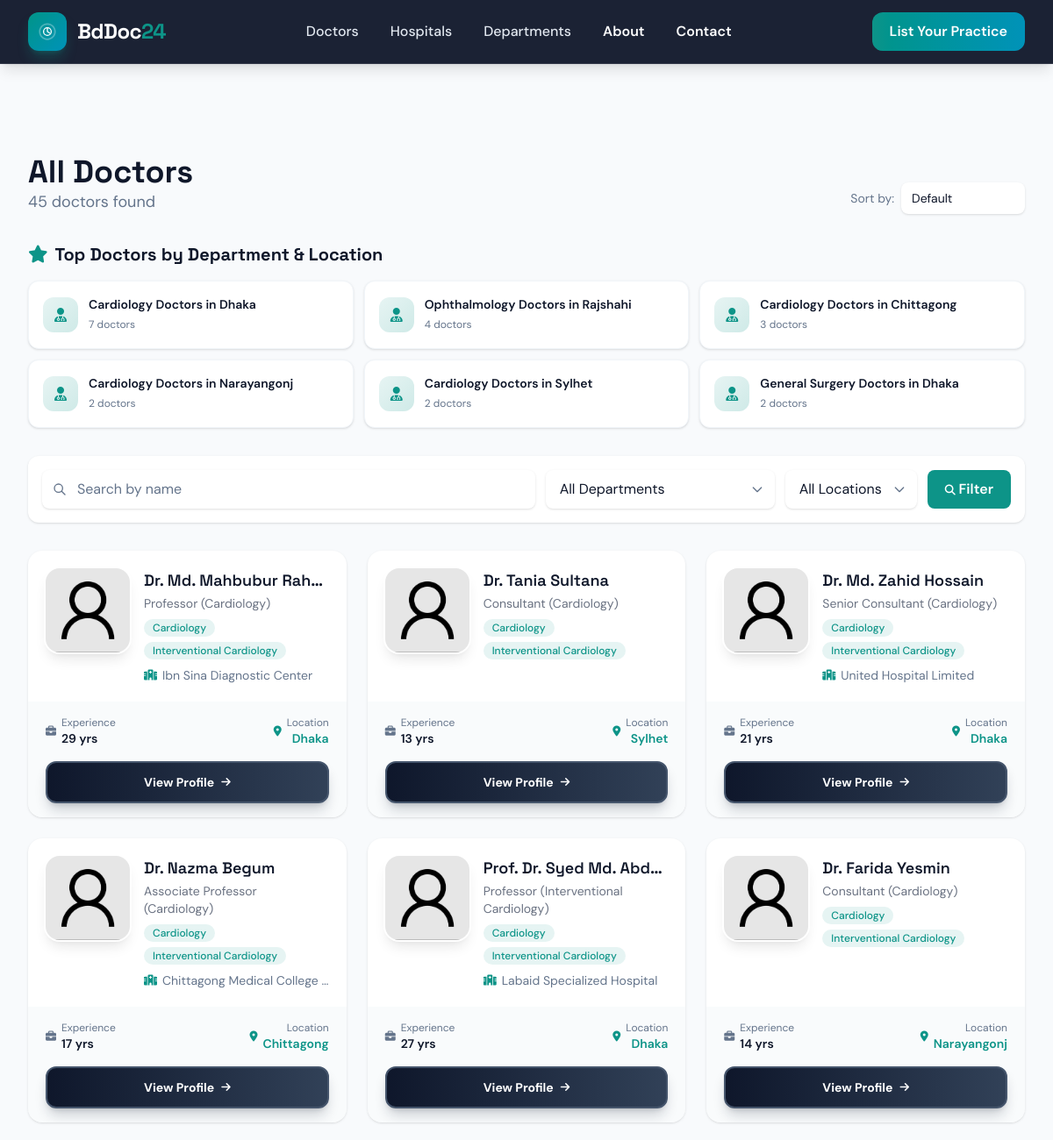
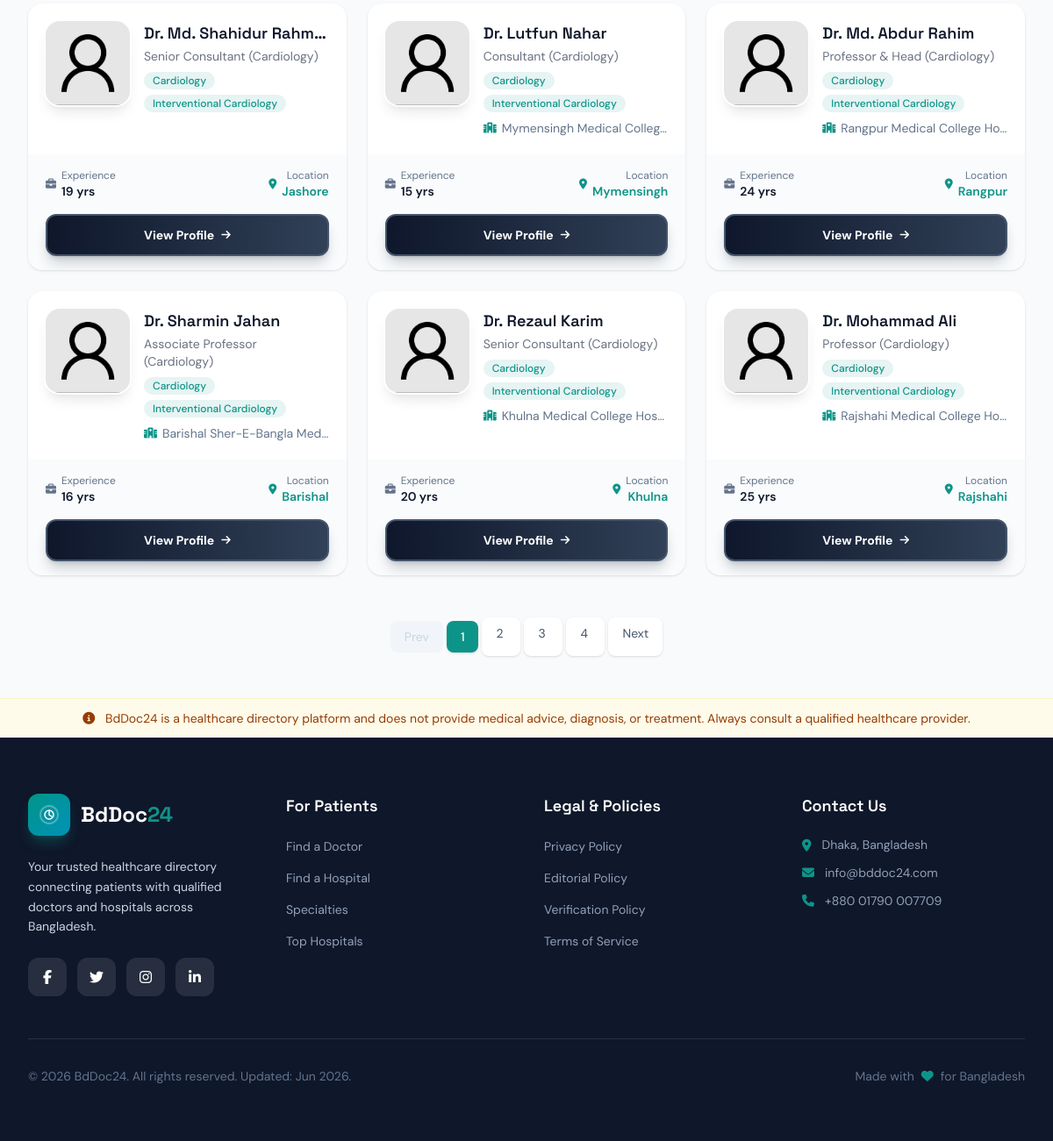
The app's page /doctors/ with its own data (2 pictures, top to bottom).
### doctorProfile/models.py (models this page shows, shortened)
class Doctor(models.Model):
    name = models.CharField(max_length=100, db_index=True)
    location = models.ForeignKey(Location, on_delete=models.SET_NULL, null=True, blank=True)
    designation = models.CharField(max_length=100)
    profile_picture = models.ImageField(upload_to='doctors/', null=True, blank=True)
    qualifications = models.CharField(max_length=255)
    experience_years = models.PositiveIntegerField(null=True, blank=True, db_index=True)
    updated_at = models.DateTimeField(auto_now=True, null=True)
    about = RichTextField(config_name='default')
    specialties = models.ManyToManyField(Specialty, blank=True)
    hospital = models.ForeignKey(Hospital, on_delete=models.SET_NULL, null=True, blank=True, related_name='doctors',)
    slug = models.SlugField(max_length=255, unique=True, blank=True, help_text="URL-friendly identifier for the doctor.")
    class Meta:
        ordering = ['-id']
    def get_profile_picture_url(self):
        if self.profile_picture and hasattr(self.profile_picture, 'url'):
            return self.profile_picture.url
        return static('images/default_doctor.jpg')

class Specialty(models.Model):
    name = models.CharField(max_length=100, unique=True, db_index=True)
    slug = models.SlugField(max_length=100, unique=True, blank=True)
    department = models.ManyToManyField(Department, blank=True, related_name="specialties")
    class Meta:
        ordering = ['name']
        verbose_name_plural = 'Specialties'

class Hospital(models.Model):
    name = models.CharField(max_length=200, db_index=True)
    slug = models.SlugField(unique=True, max_length=255, blank=True)
    location = models.ForeignKey(Location, on_delete=models.SET_NULL, null=True, blank=True)
    address = models.TextField(blank=True, null=True)
    contact_numbers = models.TextField(
        blank=True,
        null=True,
        help_text="Store multiple contact numbers separated by commas"
    )
    diagnosis = models.TextField(blank=True, null=True)
    facilities = models.TextField(blank=True, null=True)
    image = models.ImageField(upload_to='records/images/', blank=True, null=True)
    updated_at = models.DateTimeField(auto_now=True, db_index=True)
    about = models.TextField(blank=True, null=True)
    index_status = models.BooleanField(default=False, db_index=True, help_text="Allow search engines to index this page")
    class Meta:
        ordering = ['-updated_at']
        verbose_name_plural = 'Hospitals'

class Location(models.Model):
    name = models.CharField(max_length=200, unique=True, db_index=True)
    slug = models.SlugField(unique=True, blank=True)
    class Meta:
        ordering = ['name']
        verbose_name_plural = 'Locations'

### doctorProfile/views.py (the view)
# urls.py: path('doctors/', views.doctor_list_view, name='doctor_list'),
def doctor_list_view(request):
    department_slug = request.GET.get('department', '')
    specialty_slug = request.GET.get('specialty', '')
    location_slug = request.GET.get('location', '')
    name_query = request.GET.get('name', '')
    sort = request.GET.get('sort', '')
    doctors = Doctor.objects.select_related('hospital', 'location').prefetch_related('specialties').annotate(
        avg_rating=Avg('reviews__rating'),
        review_count=Count('reviews')
    )
    order_map = {
        'rating': '-avg_rating',
        'experience': '-experience_years',
        'name': 'name',
    }
    doctors = doctors.order_by(order_map.get(sort, '-id'))
    if specialty_slug:
        doctors = doctors.filter(specialties__slug=specialty_slug).distinct()
    if department_slug:
        doctors = doctors.filter(specialties__department__slug=department_slug).distinct()
    if location_slug:
        doctors = doctors.filter(location__slug=location_slug)
    if name_query:
        doctors = doctors.filter(name__icontains=name_query)
    paginator = Paginator(doctors, 12)
    page_number = request.GET.get('page')
    page_obj = paginator.get_page(page_number)
    total_doctors = paginator.count
    cache_key = 'doctor_filter_dropdowns'
    filter_data = cache.get(cache_key)
    if not filter_data:
        filter_data = {
            'locations': list(Location.objects.all().order_by('name')),
            'departments': list(Department.objects.annotate(
                doctor_count=Count('specialties__doctor', distinct=True)
            ).filter(doctor_count__gt=0).order_by('name')),
        }
        cache.set(cache_key, filter_data, CACHE_TTL)
    cache_key = 'top_dept_locations'
    top_dept_locations = cache.get(cache_key)
    if not top_dept_locations:
        top_dept_locations = list(
            Doctor.objects.values(
                dept_slug=F('specialties__department__slug'),
                dept_name=F('specialties__department__name'),
                loc_slug=F('location__slug'),
                loc_name=F('location__name'),
            ).annotate(
                count=Count('id', distinct=True)
            ).filter(
                specialties__department__isnull=False,
                location__isnull=False
            ).order_by('-count')[:6]
        )
        cache.set(cache_key, top_dept_locations, CACHE_TTL)
    context = {
        'page_obj': page_obj,
        'doctors': page_obj.object_list,
        'locations': filter_data['locations'],
        'departments': filter_data['departments'],
        'top_dept_locations': top_dept_locations,
        'selected_department': department_slug,
        'selected_location': location_slug,
        'name_query': name_query,
        'sort': sort,
        'total_doctors': total_doctors,
    }
    return render(request, 'profiles/doctor_list.html', context)

### templates/profiles/doctor_list.html (shortened to what this page needs)
{% extends 'base_new.html' %}
{% load static %}
{% load humanize %}
{% block content %}
<main class="flex-grow pt-16">
  <section class="py-12 bg-bg">
    <div class="max-w-7xl mx-auto px-4 sm:px-6 lg:px-8">
      <div class="flex flex-col sm:flex-row sm:items-end sm:justify-between gap-2 mb-8">
        <div>
          <h1 class="font-display font-bold text-3xl sm:text-4xl text-fg">All Doctors</h1>
          <p class="text-muted text-lg">{{ total_doctors|intcomma }} doctors found</p>
        </div>
        <div class="flex items-center gap-2">
          <label for="sort-select" class="text-sm text-muted whitespace-nowrap">Sort by:</label>
          <select id="sort-select" name="sort" class="px-3 py-2 rounded-lg bg-white shadow-sm text-fg text-sm appearance-none cursor-pointer focus:outline-none focus:ring-2 focus:ring-accent/30">
            <option value="">Default</option>
          </select>
        </div>
      </div>
      {% if top_dept_locations %}
      <div class="mb-8">
        <h2 class="font-display font-bold text-xl text-fg mb-4 flex items-center gap-2">
          <i class="fas fa-star text-accent"></i>
          Top Doctors by Department & Location
        </h2>
        <div class="grid grid-cols-1 sm:grid-cols-2 lg:grid-cols-3 gap-3">
          {% for combo in top_dept_locations %}
          <a href="{% url 'top_doctors_department_location' department=combo.dept_slug location=combo.loc_slug %}"
             class="bg-white rounded-xl p-4 shadow-sm border border-slate-100 hover:border-accent hover:shadow-md transition-all group flex items-center gap-3">
            <div class="w-10 h-10 rounded-xl bg-gradient-to-br from-accent/10 to-accent/20 flex items-center justify-center flex-shrink-0 group-hover:from-accent group-hover:to-cyan-600 transition-all">
              <i class="fas fa-user-md text-accent group-hover:text-white transition-colors"></i>
            </div>
            <div class="min-w-0">
              <span class="font-semibold text-fg text-sm group-hover:text-accent transition-colors block truncate">
                {{ combo.dept_name }} Doctors in {{ combo.loc_name }}
              </span>
              <span class="text-xs text-muted">{{ combo.count }} doctors</span>
            </div>
          </a>
          {% endfor %}
        </div>
      </div>
      {% endif %}
      <form method="get" class="flex flex-wrap sm:flex-nowrap gap-2 sm:gap-3 mb-6 sm:mb-8 bg-card p-3 sm:p-4 rounded-xl shadow-sm items-center">
        <div class="flex-1 min-w-[120px] sm:min-w-[180px] w-full sm:w-auto relative">
          <input id="doctor-name-search" type="text" name="name" value="{{ name_query }}" placeholder="Search by name" class="w-full pl-10 pr-4 py-2.5 rounded-lg bg-white shadow-sm text-fg placeholder:text-muted focus:outline-none focus:ring-2 focus:ring-accent/30 text-base">
          <svg class="absolute left-3 top-1/2 -translate-y-1/2 w-4 h-4 text-muted" fill="none" stroke="currentColor" viewBox="0 0 24 24"><path stroke-linecap="round" stroke-linejoin="round" stroke-width="2" d="M21 21l-6-6m2-5a7 7 0 11-14 0 7 7 0 0114 0z"/></svg>
        </div>
        <div class="min-w-[120px] sm:min-w-[150px] w-full sm:w-auto relative">
          <select id="doctor-department-filter" name="department" class="w-full px-3 sm:px-4 py-2.5 rounded-lg bg-white shadow-sm text-fg appearance-none cursor-pointer focus:outline-none focus:ring-2 focus:ring-accent/30 text-base btn-touch">
            <option value="">All Departments</option>
          </select>
        </div>
        <div class="min-w-[120px] sm:min-w-[150px] w-full sm:w-auto relative">
          <select id="doctor-location-filter" name="location" class="w-full px-3 sm:px-4 py-2.5 rounded-lg bg-white shadow-sm text-fg appearance-none cursor-pointer focus:outline-none focus:ring-2 focus:ring-accent/30 text-base btn-touch">
            <option value="">All Locations</option>
          </select>
        </div>
        <div class="flex gap-2 w-full sm:w-auto">
          <button type="submit" class="flex-1 sm:flex-none px-4 sm:px-5 py-2.5 bg-accent text-white font-semibold rounded-lg hover:opacity-90 transition-all btn-touch">
            <i class="fas fa-search text-xs"></i> Filter
          </button>
        </div>
      </form>
      <div class="grid grid-cols-1 sm:grid-cols-2 lg:grid-cols-3 gap-4 sm:gap-6">
        {% for doctor in doctors %}
        <div class="bg-card rounded-2xl overflow-hidden shadow-sm card-hover group flex flex-col">
          <div class="p-5 flex-1">
            <div class="flex gap-4">
              <img loading="lazy" src="{{ doctor.get_profile_picture_url }}" alt="{{ doctor.name }}" class="w-24 h-24 rounded-2xl object-cover flex-shrink-0 shadow-lg ring-2 ring-white">
              <div class="flex-1 min-w-0">
                <h2 class="font-display font-semibold text-lg text-fg truncate group-hover:text-accent transition-colors">{{ doctor.name }}</h2>
                <p class="text-sm text-gray-500 mt-0.5">{{ doctor.designation }}</p>
                <div class="flex flex-wrap gap-1.5 mt-2">
                  {% for spec in doctor.specialties.all|slice:":2" %}
                  <span class="inline-block px-2.5 py-0.5 bg-accent/10 text-accent text-xs font-medium rounded-full">{{ spec.name }}</span>
                  {% endfor %}
                </div>
                {% if doctor.hospital %}
                <p class="text-muted text-sm mt-2 truncate flex items-center gap-1.5">
                  <i class="fas fa-hospital text-xs text-accent"></i>
                  <span class="truncate">{{ doctor.hospital.name }}</span>
                </p>
                {% endif %}
              </div>
            </div>
          </div>
          <div class="px-5 py-4 bg-slate-50/80">
            <div class="flex items-center justify-between">
              <div class="flex items-center gap-1.5">
                <i class="fas fa-briefcase text-xs text-muted"></i>
                <div><p class="text-xs text-muted">Experience</p><p class="font-semibold text-fg text-sm">{{ doctor.experience_years|default:"N/A" }} yrs</p></div>
              </div>
              <div class="flex items-center gap-1.5">
                <i class="fas fa-map-marker-alt text-xs text-accent"></i>
                <div class="text-right"><p class="text-xs text-muted">Location</p><p class="font-semibold text-accent text-sm">{{ doctor.location.name|default:"N/A" }}</p></div>
              </div>
            </div>
            <a href="{% url 'doctor_profile' doctor.slug %}" aria-label="View details for {{ doctor.name }}" class="w-full mt-4 py-3 bg-gradient-to-r from-slate-900 to-slate-700 text-white font-bold rounded-xl border-2 border-slate-600 hover:from-slate-800 hover:to-slate-600 hover:border-slate-500 transition-all shadow-lg shadow-slate-900/20 flex items-center justify-center gap-2 btn-touch text-sm group/btn">
              <span>View Profile</span>
              <i class="fas fa-arrow-right text-xs group-hover/btn:translate-x-1 transition-transform"></i>
            </a>
          </div>
        </div>
        {% endfor %}
      </div>
      {% if page_obj.has_other_pages %}
      <div class="flex items-center justify-center gap-1 mt-12 flex-wrap">
        {% if page_obj.has_previous %}
          <a href="?page={{ page_obj.previous_page_number }}{% if name_query %}&name={{ name_query }}{% endif %}{% if selected_department %}&department={{ selected_department }}{% endif %}{% if selected_location %}&location={{ selected_location }}{% endif %}{% if sort %}&sort={{ sort }}{% endif %}" class="px-4 py-2 bg-white shadow-sm rounded-lg hover:bg-accent hover:text-slate-900 transition-all text-slate-600 btn-touch text-sm">Prev</a>
        {% else %}
          <span class="px-4 py-2 bg-slate-100 rounded-lg text-slate-300 cursor-not-allowed text-sm">Prev</span>
        {% endif %}
        {% for num in page_obj.paginator.page_range %}
          {% if num == 1 or num == page_obj.paginator.num_pages or num >= page_obj.number|add:'-3' and num <= page_obj.number|add:'3' %}
            {% if num == page_obj.number %}
              <span class="px-4 py-2 bg-accent text-white rounded-lg font-medium text-sm shadow-sm">{{ num }}</span>
            {% else %}
              <a href="?page={{ num }}" class="px-4 py-2 bg-white shadow-sm rounded-lg hover:bg-accent hover:text-slate-900 transition-all text-slate-600 btn-touch text-sm">{{ num }}</a>
            {% endif %}
          {% elif num == page_obj.number|add:'-4' or num == page_obj.number|add:'4' %}
            <span class="px-2 py-2 text-slate-400 text-sm">...</span>
          {% endif %}
        {% endfor %}
        {% if page_obj.has_next %}
          <a href="?page={{ page_obj.next_page_number }}" class="px-4 py-2 bg-white shadow-sm rounded-lg hover:bg-accent hover:text-slate-900 transition-all text-slate-600 btn-touch text-sm">Next</a>
        {% else %}
          <span class="px-4 py-2 bg-slate-100 rounded-lg text-slate-300 cursor-not-allowed text-sm">Next</span>
        {% endif %}
      </div>
      {% endif %}
    </div>
  </section>
</main>
{% endblock content %}

### records on screen
Doctor: name "Dr. Md. Mahbubur Rah…", designation "Professor (Cardiology)", hospital.name "Ibn Sina Diagnostic Center", experience_years "29", location.name "Dhaka"
Specialty: name "Cardiology"
Specialty: name "Interventional Cardiology"
Doctor: name "Dr. Tania Sultana", designation "Consultant (Cardiology)", experience_years "13", location.name "Sylhet"
Doctor: name "Dr. Md. Zahid Hossain", designation "Senior Consultant (Cardiology)", hospital.name "United Hospital Limited", experience_years "21", location.name "Dhaka"
Doctor: name "Dr. Nazma Begum", designation "Associate Professor (Cardiology)", hospital.name "Chittagong Medical College…", experience_years "17", location.name "Chittagong"
Doctor: name "Prof. Dr. Syed Md. Abd…", designation "Professor (Interventional Cardiology)", hospital.name "Labaid Specialized Hospital", experience_years "27", location.name "Dhaka"
Doctor: name "Dr. Farida Yesmin", designation "Consultant (Cardiology)", experience_years "14", location.name "Narayangonj"
Doctor: name "Dr. Md. Shahidur Rahm…", designation "Senior Consultant (Cardiology)", experience_years "19", location.name "Jashore"
Doctor: name "Dr. Lutfun Nahar", designation "Consultant (Cardiology)", hospital.name "Mymensingh Medical Colleg…", experience_years "15", location.name "Mymensingh"
Doctor: name "Dr. Md. Abdur Rahim", designation "Professor & Head (Cardiology)", hospital.name "Rangpur Medical College Ho…", experience_years "24", location.name "Rangpur"
Doctor: name "Dr. Sharmin Jahan", designation "Associate Professor (Cardiology)", hospital.name "Barishal Sher-E-Bangla Med…", experience_years "16", location.name "Barishal"
Doctor: name "Dr. Rezaul Karim", designation "Senior Consultant (Cardiology)", hospital.name "Khulna Medical College Hos…", experience_years "20", location.name "Khulna"
Doctor: name "Dr. Mohammad Ali", designation "Professor (Cardiology)", hospital.name "Rajshahi Medical College Ho…", experience_years "25", location.name "Rajshahi"

### other values on screen
{{ total_doctors|intcomma }} "45"
{{ combo.dept_name }} "Cardiology" "Ophthalmology" "Cardiology" "Cardiology" "Cardiology" "General Surgery"
{{ combo.loc_name }} "Dhaka" "Rajshahi" "Chittagong" "Narayangonj" "Sylhet" "Dhaka"
{{ combo.count }} "7" "4" "3" "2" "2" "2"
{{ num }} "1"
{{ num }} "2" "3" "4"
